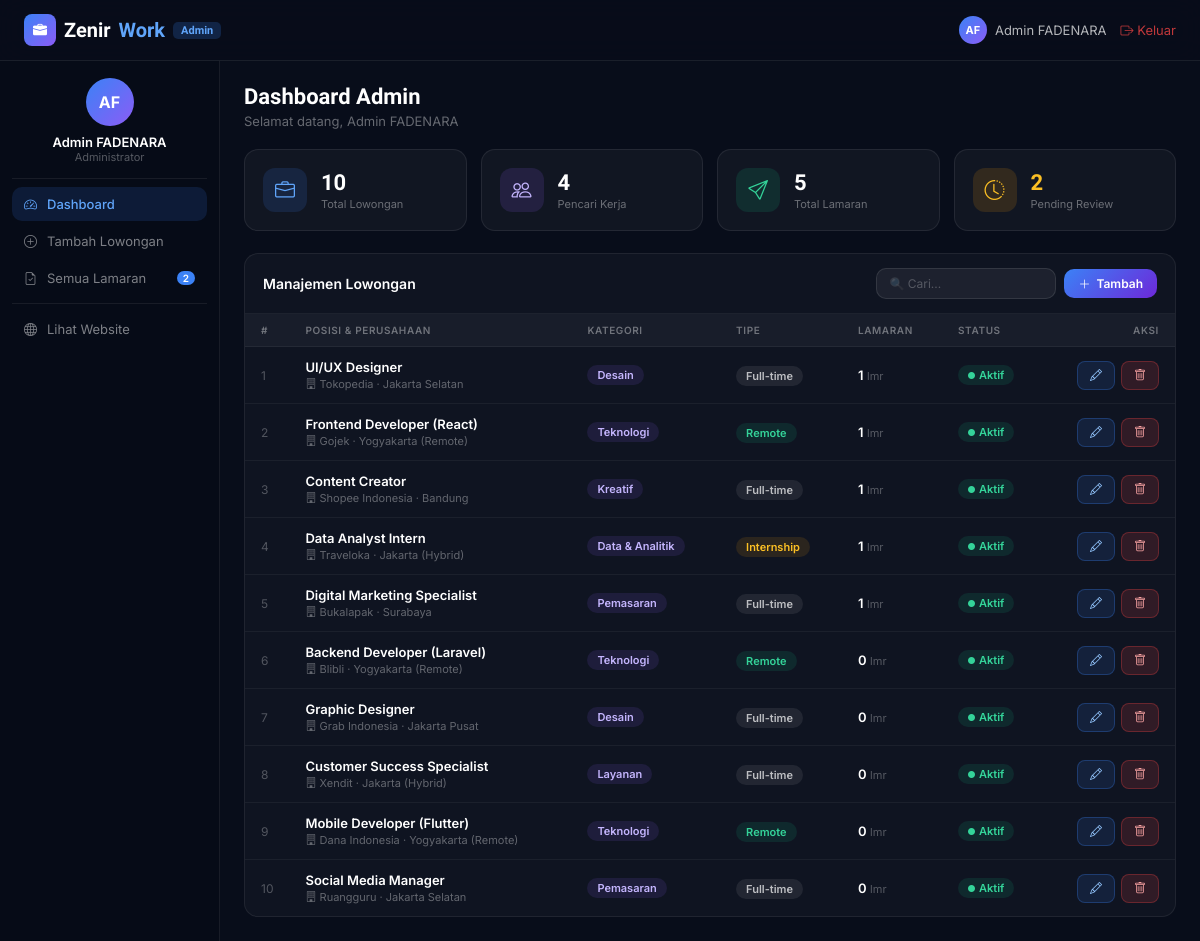
/admin/index.php (signed in), run on the app's committed database.
### tables this page shows
CREATE TABLE IF NOT EXISTS jobs (
    id           INT AUTO_INCREMENT PRIMARY KEY,
    title        VARCHAR(150) NOT NULL,
    company      VARCHAR(100) NOT NULL,
    location     VARCHAR(120) NOT NULL,
    type         ENUM('Full-time','Part-time','Internship','Remote','Freelance') NOT NULL DEFAULT 'Full-time',
    category     VARCHAR(80) NOT NULL,
    description  TEXT NOT NULL,
    requirements TEXT NOT NULL,
    salary_min   INT NOT NULL DEFAULT 0,
    salary_max   INT NOT NULL DEFAULT 0,
    is_active    TINYINT(1) NOT NULL DEFAULT 1,
    created_by   INT NOT NULL,
    created_at   TIMESTAMP DEFAULT CURRENT_TIMESTAMP,
    CONSTRAINT fk_jobs_usr FOREIGN KEY (created_by) REFERENCES users(id) ON DELETE CASCADE
);

### config/db.php (called while the page is built, shortened)
<?php
function e($s){ return htmlspecialchars($s, ENT_QUOTES, 'UTF-8'); }
function warnaType($t){
	if($t == 'Remote')    return 'tRemote';
	if($t == 'Internship') return 'tIntern';
	return 'tFull';
}

### admin/index.php (the view, shortened to what this page needs)
<?php
require_once '../config/db.php';
$total_j = $conn->query("SELECT COUNT(*) FROM jobs")->fetch_row()[0];
$total_u = $conn->query("SELECT COUNT(*) FROM users WHERE role='jobseeker'")->fetch_row()[0];
$total_a = $conn->query("SELECT COUNT(*) FROM applications")->fetch_row()[0];
$pending = $conn->query("SELECT COUNT(*) FROM applications WHERE status='pending'")->fetch_row()[0];
$jobs = $conn->query("SELECT j.*,COUNT(a.id) AS jml_lmr FROM jobs j
  LEFT JOIN applications a ON j.id=a.job_id GROUP BY j.id ORDER BY j.created_at DESC");
?>
<!DOCTYPE html>
<html lang="id">
<head>
<link rel="stylesheet" href="https://cdn.jsdelivr.net/npm/bootstrap-icons@1.11.3/font/bootstrap-icons.css">
<link rel="stylesheet" href="../assets/style.css">
</head>
<body>
<nav class="navbar" style="position:fixed">
  <div class="nav-inner">
    <a href="../index.php" class="logo">
      <div class="logo-box"><i class="bi bi-briefcase-fill" style="color:#fff;font-size:14px"></i></div>
      Zenir<span style="color:#60a5fa">Work</span>
      <span style="background:rgba(59,130,246,.2);color:#60a5fa;font-size:11px;padding:2px 8px;border-radius:5px;font-weight:600">Admin</span>
    </a>
    <div style="display:flex;align-items:center;gap:14px">
      <div style="display:flex;align-items:center;gap:8px">
        <div style="width:28px;height:28px;background:linear-gradient(135deg,#3b82f6,#8b5cf6);border-radius:50%;display:flex;align-items:center;justify-content:center;font-size:11px;font-weight:700;color:#fff">
          <?= e($_SESSION['avatar'] ?? 'AD') ?>
        </div>
        <span style="font-size:13px;color:rgba(255,255,255,.7)"><?= e($_SESSION['name']) ?></span>
      </div>
      <a href="../auth/logout.php" style="font-size:13px;color:rgba(239,68,68,.8);text-decoration:none">
        <i class="bi bi-box-arrow-right"></i> Keluar
      </a>
    </div>
  </div>
</nav>
<div class="dash-wrap">
  <aside class="sidebar">
    <div class="sb-avatar"><?= e($_SESSION['avatar'] ?? 'AD') ?></div>
    <div class="sb-name"><?= e($_SESSION['name']) ?></div>
    <div class="sb-role">Administrator</div>
    <hr class="sb-hr">
    <a href="index.php" class="sb-link on"><i class="bi bi-speedometer2"></i> Dashboard</a>
    <a href="create.php" class="sb-link"><i class="bi bi-plus-circle"></i> Tambah Lowongan</a>
    <a href="applications.php" class="sb-link">
      <i class="bi bi-file-earmark-check"></i> Semua Lamaran
      <?php if($pending > 0): ?><span class="sb-badge"><?= $pending ?></span><?php endif; ?>
    </a>
    <hr class="sb-hr">
    <a href="../index.php" class="sb-link"><i class="bi bi-globe"></i> Lihat Website</a>
  </aside>
  <main class="dash-main">
    <div style="margin-bottom:20px">
      <h1 style="font-family:'Plus Jakarta Sans',sans-serif;font-size:22px;font-weight:700;color:#fff;margin-bottom:4px">Dashboard Admin</h1>
      <p style="font-size:13px;color:rgba(255,255,255,.38)">Selamat datang, <?= e($_SESSION['name']) ?></p>
    </div>
    <div class="stats-row">
      <div class="st-card">
        <div class="st-icon" style="background:rgba(59,130,246,.14)"><i class="bi bi-briefcase" style="color:#60a5fa;font-size:20px"></i></div>
        <div><div class="st-val"><?= $total_j ?></div><div class="st-label">Total Lowongan</div></div>
      </div>
      <div class="st-card">
        <div class="st-icon" style="background:rgba(139,92,246,.14)"><i class="bi bi-people" style="color:#c4b5fd;font-size:20px"></i></div>
        <div><div class="st-val"><?= $total_u ?></div><div class="st-label">Pencari Kerja</div></div>
      </div>
      <div class="st-card">
        <div class="st-icon" style="background:rgba(16,185,129,.14)"><i class="bi bi-send" style="color:#34d399;font-size:20px"></i></div>
        <div><div class="st-val"><?= $total_a ?></div><div class="st-label">Total Lamaran</div></div>
      </div>
      <div class="st-card">
        <div class="st-icon" style="background:rgba(245,158,11,.14)"><i class="bi bi-clock-history" style="color:#fbbf24;font-size:20px"></i></div>
        <div><div class="st-val" style="color:#fbbf24"><?= $pending ?></div><div class="st-label">Pending Review</div></div>
      </div>
    </div>
    <div class="tbl-card">
      <div class="tbl-header">
        <h3>Manajemen Lowongan</h3>
        <div style="display:flex;gap:8px;align-items:center">
          <input type="text" id="tbl-search" placeholder="🔍 Cari..." class="search-input" style="width:180px;padding:7px 12px;font-size:12px">
          <a href="create.php" class="btn-sm" style="font-size:12px;padding:7px 14px">
            <i class="bi bi-plus-lg"></i> Tambah
          </a>
        </div>
      </div>
      <div style="overflow-x:auto">
        <table class="data-table">
          <thead>
            <tr>
              <th style="width:40px">#</th>
              <th>Posisi & Perusahaan</th>
              <th>Kategori</th>
              <th>Tipe</th>
              <th>Lamaran</th>
              <th>Status</th>
              <th style="text-align:right">Aksi</th>
            </tr>
          </thead>
          <tbody id="tbl-body">
            <?php $no=1; while($j=$jobs->fetch_assoc()): ?>
            <tr>
              <td style="color:rgba(255,255,255,.28);font-size:12px"><?= $no++ ?></td>
              <td>
                <div style="font-weight:600;color:#fff;font-size:13px"><?= e($j['title']) ?></div>
                <div style="font-size:11px;color:rgba(255,255,255,.35);margin-top:2px">
                  <i class="bi bi-building"></i> <?= e($j['company']) ?> · <?= e($j['location']) ?>
                </div>
              </td>
              <td><span class="bdg" style="background:rgba(139,92,246,.12);color:#c4b5fd"><?= e($j['category']) ?></span></td>
              <td><span class="type-badge <?= warnaType($j['type']) ?>"><?= e($j['type']) ?></span></td>
              <td>
                <span style="font-weight:600;color:#fff"><?= $j['jml_lmr'] ?></span>
                <span style="font-size:11px;color:rgba(255,255,255,.3)"> lmr</span>
              </td>
              <td>
                <?php if($j['is_active']): ?>
                <span class="bdg st-aktif"><i class="bi bi-circle-fill" style="font-size:7px;margin-right:4px"></i>Aktif</span>
                <?php else: ?>
                <span class="bdg" style="background:rgba(255,255,255,.06);color:rgba(255,255,255,.4)">Nonaktif</span>
                <?php endif; ?>
              </td>
              <td style="text-align:right">
                <div style="display:flex;gap:6px;justify-content:flex-end">
                  <a href="edit.php?id=<?= $j['id'] ?>" class="btn-edit"><i class="bi bi-pencil"></i></a>
                  <button onclick="konfHapus(<?= $j['id'] ?>,'<?= addslashes(e($j['title'])) ?>')" class="btn-danger"><i class="bi bi-trash"></i></button>
                </div>
              </td>
            </tr>
            <?php endwhile; ?>
          </tbody>
        </table>
      </div>
    </div>
  </main>
</div>
</body>
</html>

### data on the page
jobs: title "UI/UX Designer", company "Tokopedia", location "Jakarta Selatan", category "Desain", type "Full-time", jml_lmr "1", is_active 1 (drawn)
jobs: title "Frontend Developer (React)", company "Gojek", location "Yogyakarta (Remote)", category "Teknologi", type "Remote", jml_lmr "1", is_active 1 (drawn)
jobs: title "Content Creator", company "Shopee Indonesia", location "Bandung", category "Kreatif", type "Full-time", jml_lmr "1", is_active 1 (drawn)
jobs: title "Data Analyst Intern", company "Traveloka", location "Jakarta (Hybrid)", category "Data & Analitik", type "Internship", jml_lmr "1", is_active 1 (drawn)
jobs: title "Digital Marketing Specialist", company "Bukalapak", location "Surabaya", category "Pemasaran", type "Full-time", jml_lmr "1", is_active 1 (drawn)
jobs: title "Backend Developer (Laravel)", company "Blibli", location "Yogyakarta (Remote)", category "Teknologi", type "Remote", jml_lmr "0", is_active 1 (drawn)
jobs: title "Graphic Designer", company "Grab Indonesia", location "Jakarta Pusat", category "Desain", type "Full-time", jml_lmr "0", is_active 1 (drawn)
jobs: title "Customer Success Specialist", company "Xendit", location "Jakarta (Hybrid)", category "Layanan", type "Full-time", jml_lmr "0", is_active 1 (drawn)
jobs: title "Mobile Developer (Flutter)", company "Dana Indonesia", location "Yogyakarta (Remote)", category "Teknologi", type "Remote", jml_lmr "0", is_active 1 (drawn)
jobs: title "Social Media Manager", company "Ruangguru", location "Jakarta Selatan", category "Pemasaran", type "Full-time", jml_lmr "0", is_active 1 (drawn)

### other printed values
$_SESSION['avatar'] "AF"
$_SESSION['name'] "Admin FADENARA"
$pending "2"
$total_j "10"
$total_u "4"
$total_a "5"
